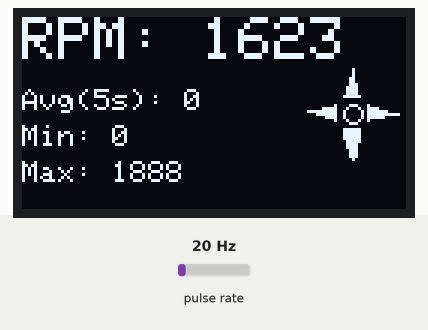
This sketch was run on a simulated Arduino Uno, built with avr-gcc and run on an emulated ATmega328P. On the bench: 128×64 one-colour display. Wiring (inferred from the names in the program): pulse sensor: data pin 2. The inputs (shaded band) are chosen by the test bench; at power-on: pulse rate 20 Hz.

Above: at 2.7 s.
2.8 s: pulse rate (sensor on pin 2) set to 4 Hz
At 4.58 s:
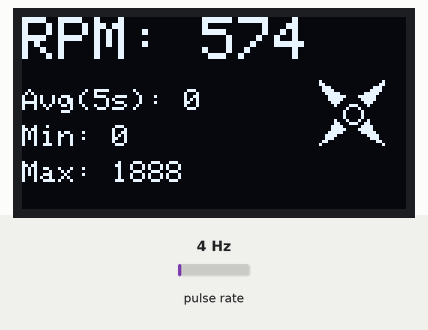
4.6 s: pulse rate (sensor on pin 2) set to 50 Hz
At 5.5 s:
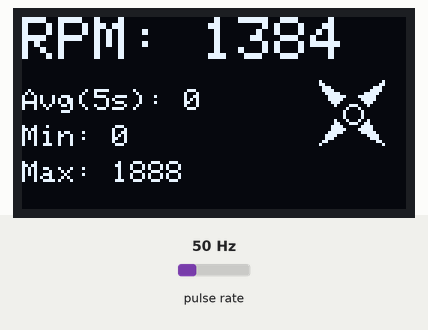
6.8 s: pulse rate (sensor on pin 2) set to 100 Hz
At 8.3 s:
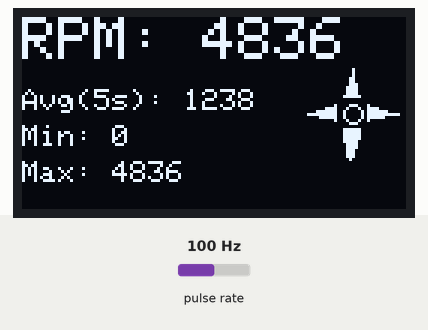
Timing chart, 0 to 9.8 s (numbered marks = the images above; inputs shaded):
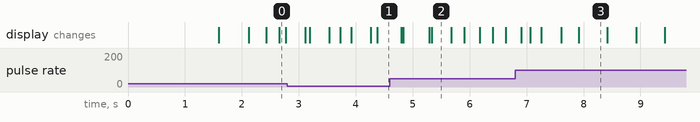

Measured:
- what the display in image 3 shows lasts 0.5 s, from 7.9 s to 8.4 s

The sketch:

OLED_featherwing.ino
```cpp
#include <Wire.h>
#include <Adafruit_GFX.h>
#include <Adafruit_SSD1306.h>
#include <math.h>

#define SCREEN_WIDTH 128
#define SCREEN_HEIGHT 64
#define OLED_RESET    -1
Adafruit_SSD1306 display(SCREEN_WIDTH, SCREEN_HEIGHT, &Wire, OLED_RESET);

const int SENSOR_PIN = 2;
volatile unsigned long pulseCount = 0;
unsigned long lastCalcTime = 0;
const unsigned long CALC_INTERVAL = 500;
float currentRPM = 0.0;
float filteredRPM = 0.0;
const float FILTER_WEIGHT = 0.4;

const int STATS_BUFFER_SIZE = 10;
float rpmBuffer[STATS_BUFFER_SIZE];
int bufferIndex = 0;
unsigned long lastAvgTime = 0;
unsigned long lastMinMaxTime = 0;
const unsigned long AVG_INTERVAL = 5000;
const unsigned long MINMAX_INTERVAL = 10000;
float avgRPM = 0.0;
float maxRPM = 0.0;
float minRPM = 9999.0;

int fanFrame = 0;
unsigned long lastFanUpdateTime = 0;
const int FAN_CX = 110;
const int FAN_CY = 32;
const int FAN_RADIUS = 15;

void countPulseISR() {
  pulseCount++;
}

void setup() {
  if (!display.begin(SSD1306_SWITCHCAPVCC, 0x3C)) {
    for (;;);
  }

  pinMode(SENSOR_PIN, INPUT_PULLUP);
  attachInterrupt(digitalPinToInterrupt(SENSOR_PIN), countPulseISR, RISING);

  display.clearDisplay();
  display.setTextSize(2);
  display.setTextColor(SSD1306_WHITE);
  display.setCursor(10, 10);
  display.println(F("RPM Meter"));
  display.display();
  delay(1500);

  unsigned long initialTime = millis();
  lastCalcTime = initialTime;
  lastAvgTime = initialTime;
  lastMinMaxTime = initialTime;
}

void loop() {
  unsigned long currentTime = millis();

  if (currentTime - lastCalcTime >= CALC_INTERVAL) {
    noInterrupts();
    unsigned long pulses = pulseCount;
    pulseCount = 0;
    interrupts();

    unsigned long elapsedTime = currentTime - lastCalcTime;
    lastCalcTime = currentTime;

    currentRPM = (pulses * 60000.0) / elapsedTime;

    filteredRPM = (filteredRPM * (1.0 - FILTER_WEIGHT)) + (currentRPM * FILTER_WEIGHT);

    rpmBuffer[bufferIndex] = filteredRPM;
    bufferIndex = (bufferIndex + 1) % STATS_BUFFER_SIZE;
  }

  if (currentTime - lastAvgTime >= AVG_INTERVAL) {
    float sum = 0;
    for (int i = 0; i < STATS_BUFFER_SIZE; i++) {
      sum += rpmBuffer[i];
    }
    avgRPM = sum / STATS_BUFFER_SIZE;
    lastAvgTime = currentTime;
  }

  if (filteredRPM > maxRPM) maxRPM = filteredRPM;
  if (filteredRPM < minRPM) minRPM = filteredRPM;

  if (currentTime - lastMinMaxTime >= MINMAX_INTERVAL) {
    minRPM = filteredRPM;
    maxRPM = filteredRPM;
    lastMinMaxTime = currentTime;
  }

  if (filteredRPM > 5) {
    long updateInterval = map(filteredRPM, 5, 4000, 500, 30);
    if (currentTime - lastFanUpdateTime >= updateInterval) {
      fanFrame = (fanFrame + 1) % 8;
      lastFanUpdateTime = currentTime;
    }
  }

  drawScreen();
}

void drawScreen() {
  display.clearDisplay();

  display.setTextSize(2);
  display.setTextColor(SSD1306_WHITE);
  display.setCursor(0, 0);
  display.print(F("RPM:"));
  display.setCursor(60, 0);
  display.print((int)filteredRPM);

  display.setTextSize(1);
  display.setCursor(0, 24);
  display.print(F("Avg(5s): "));
  display.print((int)avgRPM);

  display.setCursor(0, 36);
  display.print(F("Min: "));
  display.print((int)minRPM);

  display.setCursor(0, 48);
  display.print(F("Max: "));
  display.print((int)maxRPM);

  drawFan(FAN_CX, FAN_CY, FAN_RADIUS, fanFrame);

  display.display();
}

void drawFan(int x, int y, int r, int frame) {
  float startAngle = frame * (M_PI / 4.0);

  for (int i = 0; i < 4; i++) {
    float angle = startAngle + i * (M_PI / 2.0);

    int x1 = x + r * cos(angle);
    int y1 = y + r * sin(angle);

    int x2 = x + (r/2.5) * cos(angle - 0.4);
    int y2 = y + (r/2.5) * sin(angle - 0.4);

    int x3 = x + (r/2.5) * cos(angle + 0.4);
    int y3 = y + (r/2.5) * sin(angle + 0.4);

    display.fillTriangle(x1, y1, x2, y2, x3, y3, SSD1306_WHITE);
  }
  display.fillCircle(x, y, r / 4, SSD1306_BLACK);
  display.drawCircle(x, y, r / 4, SSD1306_WHITE);
}
```
